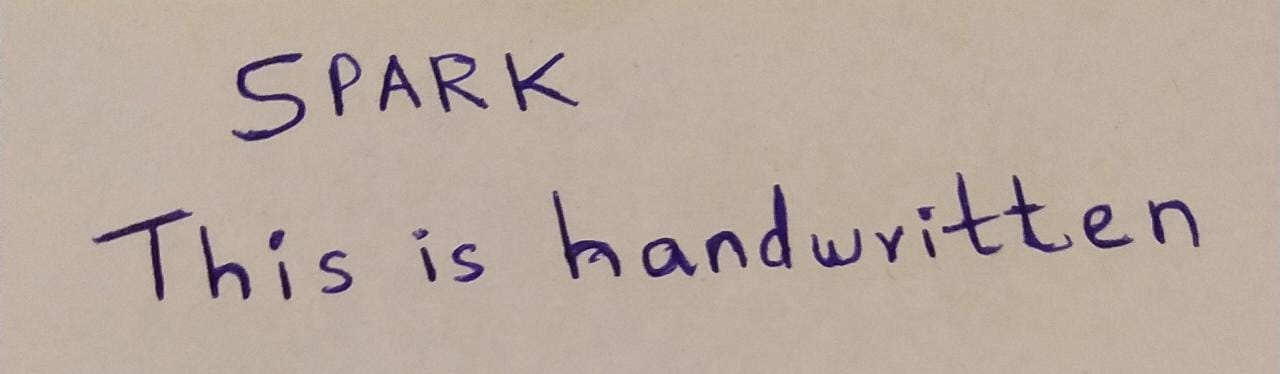
#> input picture SPARK FOUNDATION COMPUTER VISION TASK1/handwritten2.jpeg, 1280 x 374 px, found by its file name
$ jupyter execute --allow-errors 'SPARK FOUNDATION COMPUTER VISION TASK 1 OCR.ipynb'
#> lines starting #> are read from the running program, lines starting #| are printed output that depends on the picture; after the words box and inside, x2 and y2 are one past the last pixel; in counts of white or black regions, pixels touching at a corner belong together
## Name: Syed Mustafa

## Task -1 OPTICAL CHARACTER RECOGNITION (OCR)

### #GRIPAUG21 @The Sparks Foundation

Import modules

[cell 1]
import cv2 #an image preprocessing library

[cell 2]
import pytesseract #an image to text library

[cell 3]
import numpy as np #used for mathematics but can be used in image processing

[cell 4]
import matplotlib.pyplot as plt
import matplotlib.image as img #display an image

[cell 5]
# Configure the module
pytesseract.pytesseract.tesseract_cmd = r'C:\Users\Syed Mustafa\AppData\Local\Programs\Tesseract-OCR\tesseract.exe'

[cell 6]
# Make the image grey
# opening an image from the source path
img = cv2.imread(r'C:\Users\Syed Mustafa\Desktop\spark ocr\handwritten2.jpeg')
#> img is the input picture: shape (374, 1280, 3); mean B, G, R 157.8, 169, 184.8
plt.imshow(img)
gray = cv2.cvtColor(img, cv2.COLOR_RGB2GRAY)
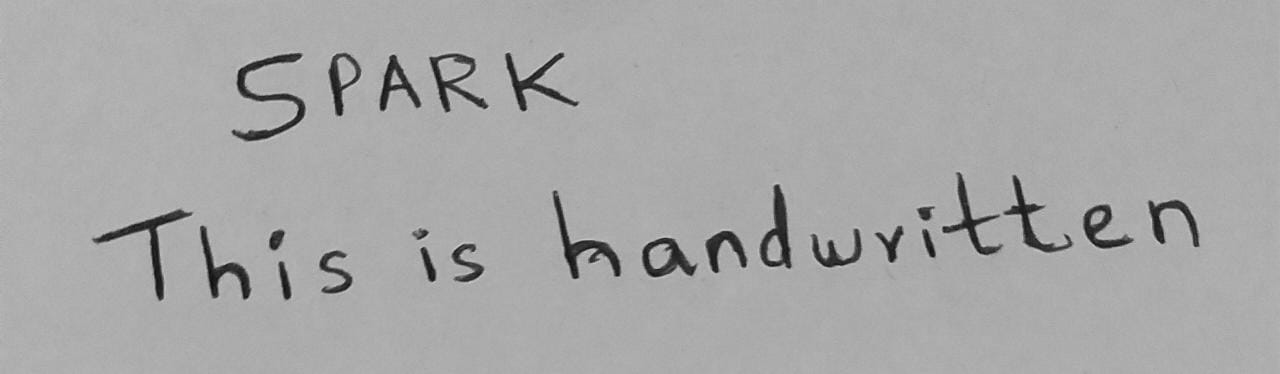
#> gray: shape (374, 1280); min 11, max 206, mean 167.4
gray, img_bin = cv2.threshold(gray, 128, 255, cv2.THRESH_BINARY | cv2.THRESH_OTSU)
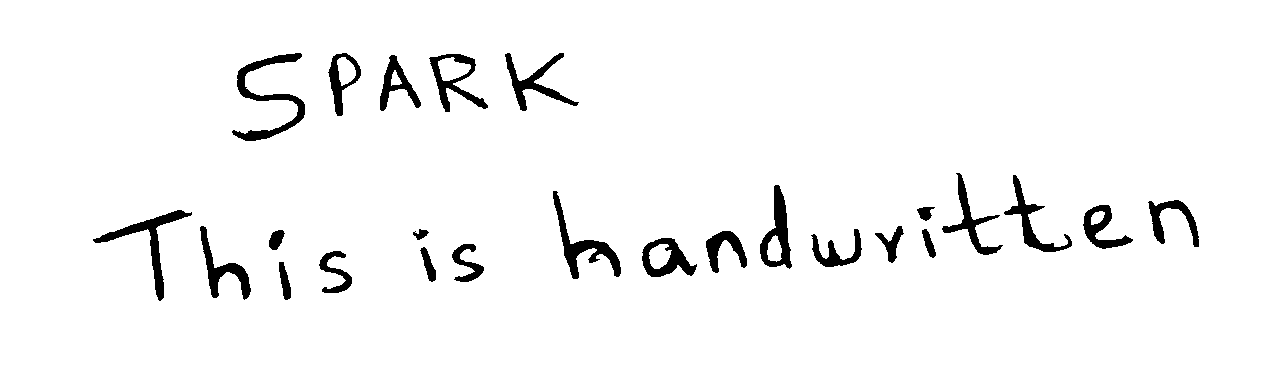
#> img_bin: shape (374, 1280); 96% white; 25 black regions, largest, box (x1, y1, x2, y2) and area: (232, 53, 305, 141) 1574, (93, 210, 192, 301) 1368, (553, 191, 621, 279) 1333
#> gray = 114
gray = cv2.bitwise_not(img_bin)
kernel = np.ones((2, 1), np.uint8)
img = cv2.erode(gray, kernel, iterations=1)
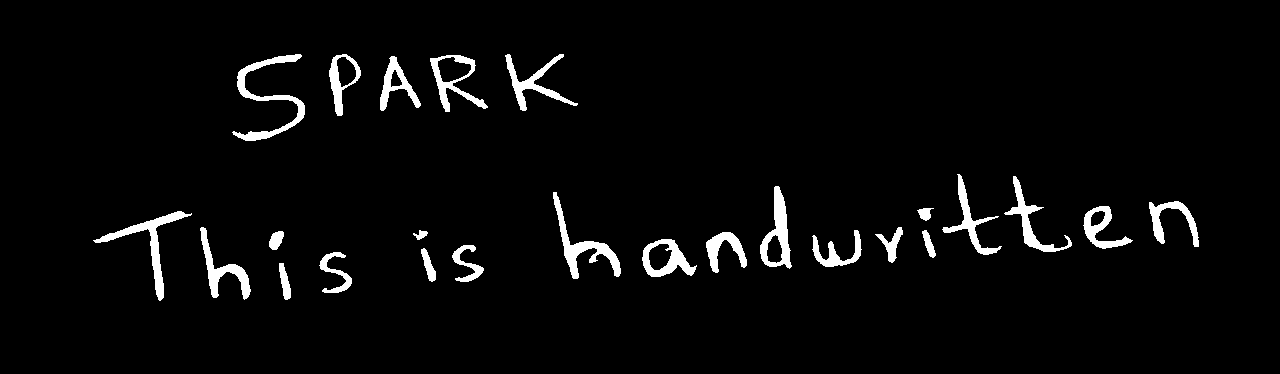
#> img: shape (374, 1280); 3.6% white; 25 white regions, largest, box (x1, y1, x2, y2) and area: (232, 54, 305, 141) 1381, (93, 211, 192, 301) 1259, (553, 192, 621, 279) 1248
img = cv2.dilate(img, kernel, iterations=1)
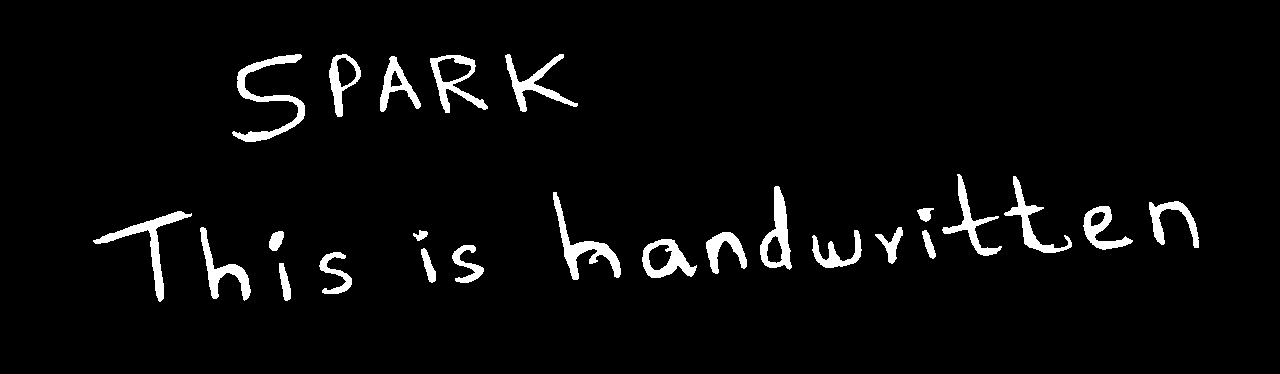
#> img: shape (374, 1280); 3.9% white; 25 white regions, largest, box (x1, y1, x2, y2) and area: (232, 54, 305, 142) 1573, (93, 211, 192, 302) 1367, (553, 192, 621, 280) 1329

#> (a cell that did not finish here is left out)

#> (a cell that did not finish here is left out)

Printed Image to Text converter

[cell 9]
# Import some modules
import cv2
# An image proccessing library
import pytesseract
# an image to text library
import numpy as np
# used for mathematics but can be used in image proccessing
import matplotlib.pyplot as plt
import matplotlib.image as img

# Configure the module
pytesseract.pytesseract.tesseract_cmd = r'C:\Users\Syed Mustafa\AppData\Local\Programs\Tesseract-OCR\tesseract.exe'

# Make the image grey
img = cv2.imread(r'C:\Users\Syed Mustafa\Desktop\spark ocr\sample.png')
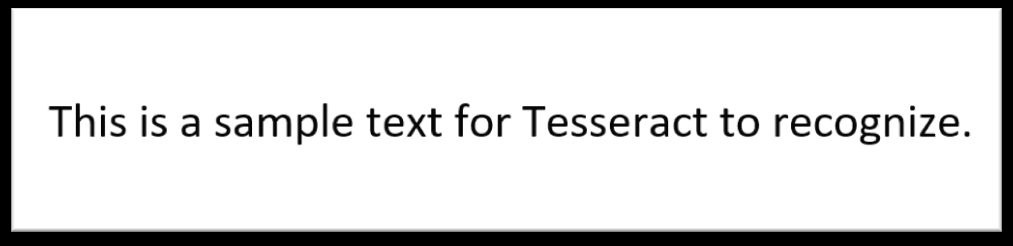
#> input picture SPARK FOUNDATION COMPUTER VISION TASK1/sample.png, 1013 x 246 px, found by its file name
#> img is the input picture: shape (246, 1013, 3); min 0, max 255, mean 218.3
plt.imshow(img)
gray = cv2.cvtColor(img, cv2.COLOR_RGB2GRAY)
#> gray: shape (246, 1013)
gray, img_bin = cv2.threshold(gray, 128, 255, cv2.THRESH_BINARY | cv2.THRESH_OTSU)
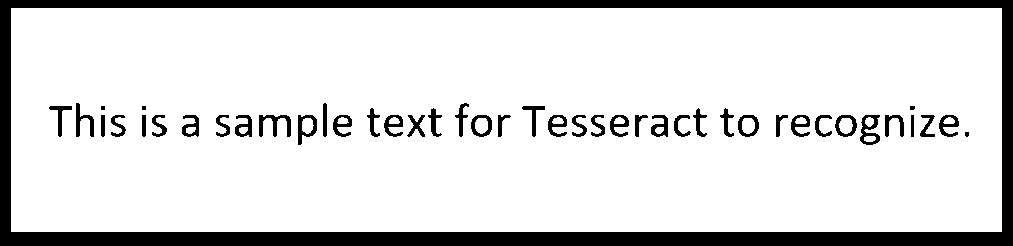
#> img_bin: shape (246, 1013); 86.2% white; 45 black regions (4 under 20 px), largest, box (x1, y1, x2, y2) and area: (0, 0, 1013, 246) 27214, (259, 115, 291, 137) 316, (860, 115, 880, 145) 300
#> gray = 129
gray = cv2.bitwise_not(img_bin)
kernel = np.ones((2, 1), np.uint8)
img = cv2.erode(gray, kernel, iterations=1)
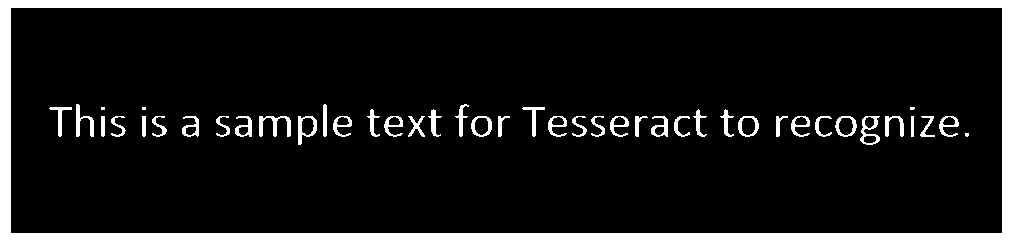
#> img: shape (246, 1013); 12.9% white; 45 white regions (4 under 20 px), largest, box (x1, y1, x2, y2) and area: (0, 0, 1013, 246) 26223, (259, 116, 291, 137) 284, (860, 116, 880, 145) 238
img = cv2.dilate(img, kernel, iterations=1)
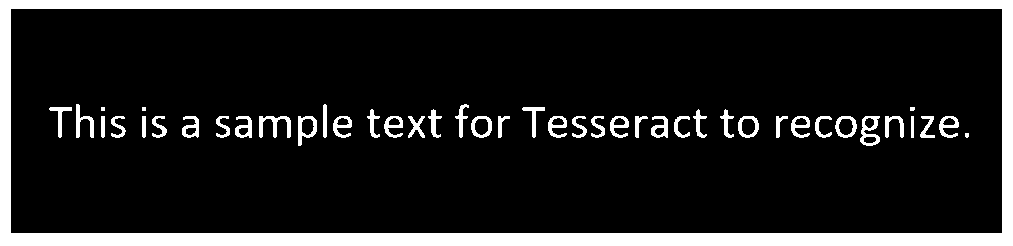
#> img: shape (246, 1013); 13.8% white; 45 white regions (4 under 20 px), largest, box (x1, y1, x2, y2) and area: (0, 0, 1013, 246) 27214, (259, 116, 291, 138) 316, (860, 116, 880, 146) 299

# converts the image to result and saves it into result variable
#> (the rest of this cell did not finish here and is left out)
